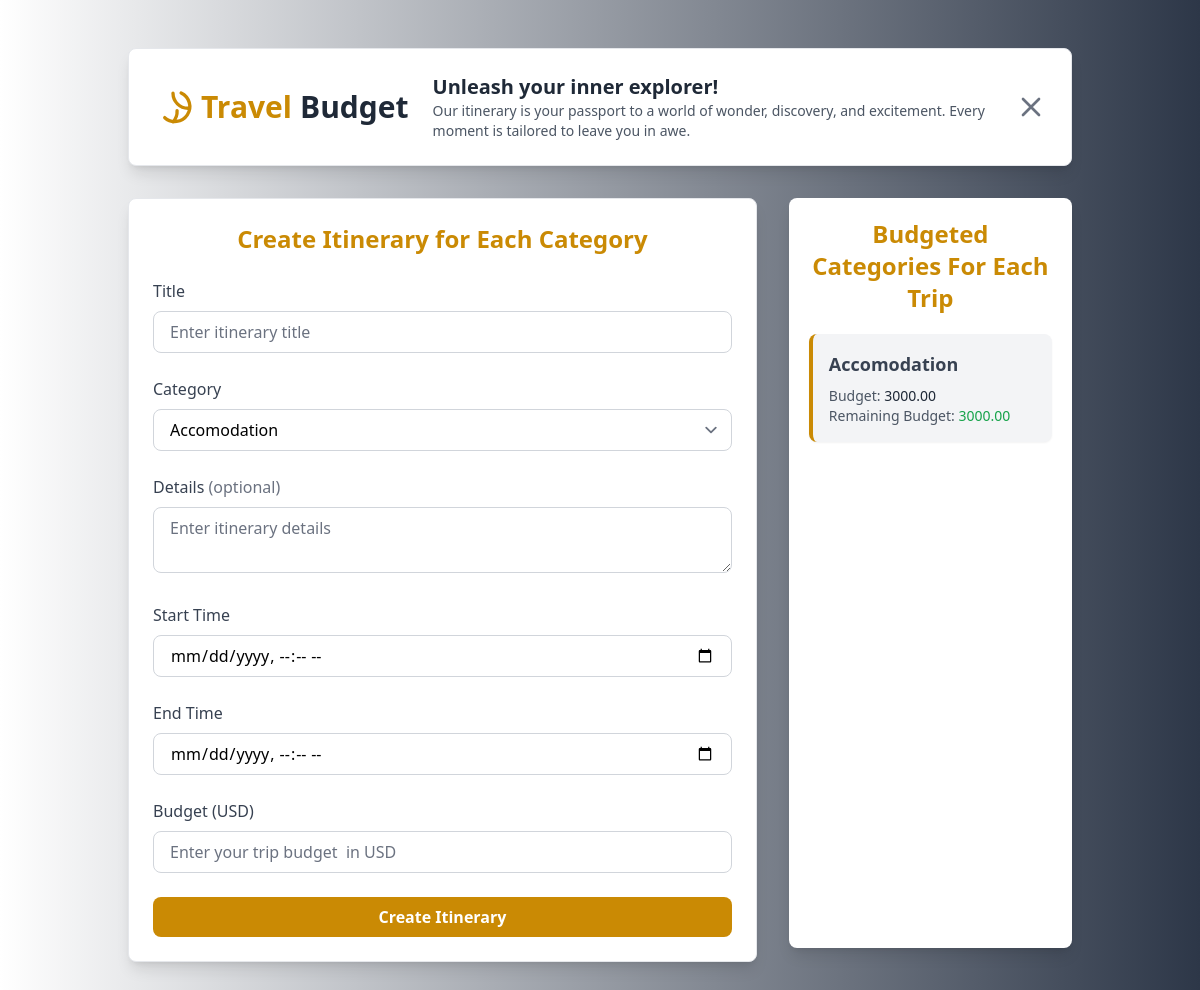
Screenshot of /travel/1/items/add/ (signed in) with the database file from the repository.
### userProfile/models.py (models this page shows, shortened)
class User_Profile(models.Model):
    CURRENCY_CHOICES = [
        ('USD', 'US Dollar'),
        ('EUR', 'Euro'),
        ('GBP', 'British Pound'),
        ('JPY', 'Japanese Yen'),
        ('AUD', 'Australian Dollar'),
        ('CAD', 'Canadian Dollar'),
        ('CHF', 'Swiss Franc'),
        ('CNY', 'Chinese Yuan'),
        ('SEK', 'Swedish Krona'),
        ('NZD', 'New Zealand Dollar'),
        ('MXN', 'Mexican Peso'),
        ('SGD', 'Singapore Dollar'),
        ('HKD', 'Hong Kong Dollar'),
        ('NOK', 'Norwegian Krone'),
        ('KRW', 'South Korean Won'),
        ('TRY', 'Turkish Lira'),
        ('INR', 'Indian Rupee'),
        ('RUB', 'Russian Ruble'),
        ('ZAR', 'South African Rand'),
        ('BRL', 'Brazilian Real'),
        ('THB', 'Thai Baht'),
        ('MYR', 'Malaysian Ringgit'),
        ('IDR', 'Indonesian Rupiah'),
        ('PHP', 'Philippine Peso'),
        ('VND', 'Vietnamese Dong'),
        ('ILS', 'Israeli Shekel'),
        ('PLN', 'Polish Zloty'),
        ('AED', 'United Arab Emirates Dirham'),
        ('SAR', 'Saudi Riyal'),
        ('EGP', 'Egyptian Pound'),
        ('PKR', 'Pakistani Rupee'),
        ('BDT', 'Bangladeshi Taka'),
        ('NGN', 'Nigerian Naira'),
        ('KWD', 'Kuwaiti Dinar'),
    ]
    TRAVEL_PREFERENCES = (
        ('adventure', 'Adventure'),
        ('relaxation', 'Relaxation'),
        ('culture', 'Culture'),
        ('nature', 'Nature'),
        ('luxury', 'Luxury'),
        ('others', 'Others')
    )
    TRAVEL_FREQUENCY_CHOICES = (
        ('frequent', 'Frequent (Monthly)'),
        ('occasional', 'Occasional (Quarterly)'),
        ('rare', 'Rare (Yearly)'),
    )
    user = models.OneToOneField(Account, on_delete=models.CASCADE, related_name='profile')
    firstname = models.CharField(max_length=255, null=True, blank=True)
    lastname = models.CharField(max_length=255, null=True, blank=True)
    dob = models.DateField(null=True, blank=True)
    bio = models.TextField( blank=True, null=True)
    preferred_currency = models.CharField(max_length=10, choices=CURRENCY_CHOICES, default='USD', blank=True, null=True)
    travel_preferences = models.CharField(max_length=20, choices=TRAVEL_PREFERENCES, blank=True, null=True)
    travel_frequency = models.CharField(max_length=20, choices=TRAVEL_FREQUENCY_CHOICES, blank=True, null=True)
    image = models.ImageField(upload_to='profile_image', validators=[FileExtensionValidator(['png', 'jpg', 'jpeg'])], blank=True, null=True)
    country = models.CharField(max_length=100, blank=True, null=True)
    city = models.CharField(max_length=100, blank=True, null=True)
    phone_number = models.CharField(
        max_length=15,
        blank=True,
        null=True
    )
    favorite_destinations = models.TextField(blank=True, null=True)
    emergency_contact_name = models.CharField(max_length=100, blank=True, null=True)
    emergency_contact_phone = models.CharField(
        max_length=20,
        blank=True,
        null=True
    )
    complete_profile = models.BooleanField(default=False)

### travel/models.py (models this page shows, shortened)
class CategoryBudget(models.Model):
    trip = models.ForeignKey(Trip, on_delete=models.CASCADE, related_name='category_budgets')  # Link to a trip
    category = models.CharField(max_length=50)  # Name of the category (e.g., Sightseeing)
    budget = models.DecimalField(max_digits=12, decimal_places=2, default=0.00)  # Budget for the category
    def total_itineraries(self):
        return sum(item.budget for item in self.itineraries.all())
    def remaining_iti_budget(self):
        return self.budget - self.total_itineraries()

### travel/views.py (the view)
# urls.py: path('<int:trip_id>/items/add/', views.add_itinerary, name='add_itinerary'),
@login_required
def add_itinerary(request, trip_id):
    trip = get_object_or_404(Trip, id=trip_id, user=request.user)
    user_profile = get_object_or_404(User_Profile, user=request.user)
    preferred_currency = user_profile.preferred_currency
    category_budgets = CategoryBudget.objects.filter(trip=trip)
    if request.method == 'POST':
        form = ItineraryForm(request.POST, trip=trip)
        if form.is_valid():
            start_time = form.cleaned_data.get('start_time')
            end_time = form.cleaned_data.get('end_time')
            category_budget = form.cleaned_data['category_budget']
            budget = form.cleaned_data['budget']
            if end_time and start_time and start_time >= end_time:
                form.add_error('end_time', 'End time must be after the start time.')
            elif budget > category_budget.budget:
                form.add_error('budget', 'Itinerary budget exceeds the category budget.')
            else:
                itinerary_item = form.save(commit=False)
                itinerary_item.trip = trip
                itinerary_item.save()
                return redirect('trip_detail', trip_id=trip.id)
    else:
        form = ItineraryForm(trip=trip)
    category_budgets_with_remaining = [
        {
            'category': category.category,
            'category_budget': category.budget,
            'remaining_budget': category.remaining_iti_budget(),
        }
        for category in category_budgets
    ]
    return render(request, 'travel/add_itinerary.html', {
        'form': form,
        'trip': trip,
        'preferred_currency': preferred_currency,
        'category_budgets': category_budgets_with_remaining,
    })

### travel/forms.py (shortened to what this page needs)
class ItineraryForm(forms.ModelForm):
    category_budget = forms.ModelChoiceField(
        queryset=CategoryBudget.objects.none(),
        widget=forms.Select(attrs={'class': 'form-control'}),
    )
    class Meta:
        model = Itinerary
        fields = ['title', 'category_budget', 'details', 'start_time', 'end_time', 'budget']
    def __init__(self, *args, **kwargs):
        trip = kwargs.pop('trip', None)
        super().__init__(*args, **kwargs)
        if trip:
            self.fields['category_budget'].queryset = trip.category_budgets.all()

### travel/templates/travel/add_itinerary.html (shortened to what this page needs)
{% extends 'Base.html' %}
{% block main %}
<div class="bg-white-gray min-h-screen">
    <div class="container mx-auto py-12 px-6 md:px-10">
        <div class="bg-white border border-gray-200 rounded-lg shadow-lg p-6 flex flex-col md:flex-row items-start md:items-center justify-between gap-4 md:gap-6 mb-8 relative">
            <div class="flex flex-col md:flex-row items-start md:items-center gap-6">
                <a href="/" class="text-3xl font-bold text-yellow-600 flex items-center gap-2">
                    <svg xmlns="http://www.w3.org/2000/svg" class="h-10 w-10" fill="none" viewBox="0 0 24 24" stroke="currentColor">
                        <path stroke-linecap="round" stroke-linejoin="round" stroke-width="2" d="M16.88 3.549a9 9 0 11-9.831 14.835m7.398-4.148A9.05 9.05 0 0112 21v.01M21 12.74a9.05 9.05 0 01-9-9" />
                    </svg>
                    Travel<span class="text-gray-800">Budget</span>
                </a>
                <div>
                    <h3 class="text-xl font-semibold text-gray-800">Unleash your inner explorer!</h3>
                    <p class="text-sm text-gray-600">
                        Our itinerary is your passport to a world of wonder, discovery, and excitement. Every moment is tailored to leave you in awe.
                    </p>
                </div>
            </div>
            <button onclick="window.history.back()"
                    class="absolute top-4 right-4 md:static text-gray-500 hover:text-gray-800 focus:outline-none">
                <svg xmlns="http://www.w3.org/2000/svg" class="h-8 w-8" fill="none" viewBox="0 0 24 24" stroke="currentColor">
                    <path stroke-linecap="round" stroke-linejoin="round" stroke-width="2" d="M6 18L18 6M6 6l12 12" />
                </svg>
            </button>
        </div>
        <div class="flex flex-col-reverse md:flex-row gap-8">
            <div class="flex-grow bg-white border border-gray-200 rounded-lg shadow-lg">
                <div class="p-6">
                    <h3 class="text-2xl font-bold text-yellow-600 text-center mb-4">Create Itinerary for Each Category</h3>
                    <form method="post" class="space-y-6">
                        <div>
                            <label for="title" class="block text-gray-700 font-medium mb-2">Title</label>
                            <input type="text" id="title" name="title"
                                class="w-full px-4 py-2 border border-gray-300 rounded-lg focus:ring-2 focus:ring-yellow-600 focus:border-transparent"
                                placeholder="Enter itinerary title" required>
                        </div>
                        <div>
                            <label for="category_budget" class="block text-gray-700 font-medium mb-2">Category</label>
                            <select id="category_budget" name="category_budget" class="w-full px-4 py-2 border border-gray-300 rounded-lg focus:ring-2 focus:ring-yellow-600 focus:border-transparent">
                                {% for category in form.fields.category_budget.queryset %}
                                    <option value="{{ category.id }}">{{ category.category }}</option>
                                {% endfor %}
                            </select>
                        </div>
                        <div>
                            <label for="details" class="block text-gray-700 font-medium mb-2">Details <span class="text-gray-500">(optional)</span></label>
                            <textarea id="details" name="details"
                                class="w-full px-4 py-2 border border-gray-300 rounded-lg focus:ring-2 focus:ring-yellow-600 focus:border-transparent"
                                placeholder="Enter itinerary details"></textarea>
                        </div>
                        <div>
                            <label for="start_time" class="block text-gray-700 font-medium mb-2">Start Time</label>
                            <input type="datetime-local" id="start_time" name="start_time"
                                class="w-full px-4 py-2 border border-gray-300 rounded-lg focus:ring-2 focus:ring-yellow-600 focus:border-transparent"
                                required>
                        </div>
                        <div>
                            <label for="end_time" class="block text-gray-700 font-medium mb-2">End Time</label>
                            <input type="datetime-local" id="end_time" name="end_time"
                                class="w-full px-4 py-2 border border-gray-300 rounded-lg focus:ring-2 focus:ring-yellow-600 focus:border-transparent">
                        </div>
                        <div>
                            <label for="budget" class="block text-gray-700 font-medium mb-2">
                                Budget {% if preferred_currency %} ({{ preferred_currency }}) {% endif %}
                            </label>
                            <input type="number" id="budget" name="budget"
                                class="w-full px-4 py-2 border border-gray-300 rounded-lg focus:ring-2 focus:ring-yellow-600 focus:border-transparent"
                                placeholder="Enter your trip budget {% if preferred_currency %} in {{ preferred_currency }} {% endif %}"
                                required>
                        </div>
                        <button type="submit"
                            class="w-full bg-yellow-600 text-white font-semibold py-2 rounded-lg hover:bg-yellow-500 transition duration-300">
                            Create Itinerary
                        </button>
                    </form>
                </div>
            </div>
            <div class="bg-white p-5 md:w-[30%] shadow-lg rounded-lg max-h-[750px] overflow-y-auto">
                <h3 class="text-2xl text-center font-bold text-yellow-600 mb-5">Budgeted Categories For Each Trip</h3>
                <div>
                    <ul class="space-y-4">
                        {% for category in category_budgets %}
                            <li class="bg-gray-100 border-l-4 border-yellow-600 p-4 rounded-lg shadow-sm hover:shadow-md hover:bg-yellow-600 transition duration-300 ease-in-out">
                                <h6 class="font-semibold text-gray-700 text-lg mb-2">{{ category.category }}</h6>
                                <p class="text-gray-600 text-sm">
                                    Budget: <span class="font-medium text-gray-800">{{ category.category_budget }}</span>
                                </p>
                                <p class="text-gray-600 text-sm">
                                    Remaining Budget:
                                    <span class="font-medium {% if category.remaining_budget < 0 %}text-red-600{% else %}text-green-600{% endif %}">
                                        {{ category.remaining_budget }}
                                    </span>
                                </p>
                            </li>
                        {% endfor %}
                    </ul>
                </div>
            </div>
        </div>
    </div>
</div>
{% endblock %}

### rows the page displays
User_Profile: preferred_currency "USD", budget "Enter your trip budget in USD"
CategoryBudget: category "Accomodation", category_budget "3000.00"

### other values shown
{{ category.remaining_budget }} "3000.00"
form field category_budget "Accomodation"
